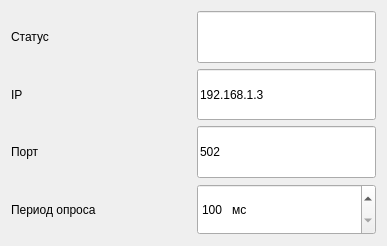
<?xml version="1.0" encoding="UTF-8"?>
<ui version="4.0">
 <class>fmodbus_client</class>
 <widget class="QWidget" name="fmodbus_client">
  <property name="geometry">
   <rect>
    <x>0</x>
    <y>0</y>
    <width>387</width>
    <height>246</height>
   </rect>
  </property>
  <property name="sizePolicy">
   <sizepolicy hsizetype="Preferred" vsizetype="Preferred">
    <horstretch>80</horstretch>
    <verstretch>45</verstretch>
   </sizepolicy>
  </property>
  <property name="minimumSize">
   <size>
    <width>200</width>
    <height>100</height>
   </size>
  </property>
  <property name="maximumSize">
   <size>
    <width>1000</width>
    <height>852</height>
   </size>
  </property>
  <property name="windowTitle">
   <string>Настройки</string>
  </property>
  <layout class="QGridLayout" name="gridLayout">
   <item row="1" column="0">
    <widget class="QLabel" name="label_17">
     <property name="sizePolicy">
      <sizepolicy hsizetype="MinimumExpanding" vsizetype="MinimumExpanding">
       <horstretch>0</horstretch>
       <verstretch>0</verstretch>
      </sizepolicy>
     </property>
     <property name="minimumSize">
      <size>
       <width>100</width>
       <height>0</height>
      </size>
     </property>
     <property name="text">
      <string>IP</string>
     </property>
     <property name="wordWrap">
      <bool>true</bool>
     </property>
    </widget>
   </item>
   <item row="0" column="0">
    <widget class="QLabel" name="label_19">
     <property name="sizePolicy">
      <sizepolicy hsizetype="MinimumExpanding" vsizetype="MinimumExpanding">
       <horstretch>0</horstretch>
       <verstretch>0</verstretch>
      </sizepolicy>
     </property>
     <property name="minimumSize">
      <size>
       <width>100</width>
       <height>0</height>
      </size>
     </property>
     <property name="text">
      <string>Статус</string>
     </property>
     <property name="wordWrap">
      <bool>true</bool>
     </property>
    </widget>
   </item>
   <item row="2" column="0">
    <widget class="QLabel" name="label_18">
     <property name="sizePolicy">
      <sizepolicy hsizetype="MinimumExpanding" vsizetype="MinimumExpanding">
       <horstretch>0</horstretch>
       <verstretch>0</verstretch>
      </sizepolicy>
     </property>
     <property name="minimumSize">
      <size>
       <width>100</width>
       <height>0</height>
      </size>
     </property>
     <property name="text">
      <string>Порт</string>
     </property>
     <property name="wordWrap">
      <bool>true</bool>
     </property>
    </widget>
   </item>
   <item row="2" column="1">
    <widget class="QLineEdit" name="le_PORT">
     <property name="enabled">
      <bool>true</bool>
     </property>
     <property name="sizePolicy">
      <sizepolicy hsizetype="MinimumExpanding" vsizetype="MinimumExpanding">
       <horstretch>0</horstretch>
       <verstretch>0</verstretch>
      </sizepolicy>
     </property>
     <property name="minimumSize">
      <size>
       <width>150</width>
       <height>0</height>
      </size>
     </property>
     <property name="text">
      <string>502</string>
     </property>
    </widget>
   </item>
   <item row="1" column="1">
    <widget class="QLineEdit" name="le_IP">
     <property name="enabled">
      <bool>true</bool>
     </property>
     <property name="sizePolicy">
      <sizepolicy hsizetype="MinimumExpanding" vsizetype="MinimumExpanding">
       <horstretch>0</horstretch>
       <verstretch>0</verstretch>
      </sizepolicy>
     </property>
     <property name="minimumSize">
      <size>
       <width>150</width>
       <height>0</height>
      </size>
     </property>
     <property name="text">
      <string>192.168.1.3</string>
     </property>
    </widget>
   </item>
   <item row="0" column="1">
    <widget class="QLineEdit" name="le_state">
     <property name="enabled">
      <bool>true</bool>
     </property>
     <property name="sizePolicy">
      <sizepolicy hsizetype="MinimumExpanding" vsizetype="MinimumExpanding">
       <horstretch>0</horstretch>
       <verstretch>0</verstretch>
      </sizepolicy>
     </property>
     <property name="minimumSize">
      <size>
       <width>150</width>
       <height>0</height>
      </size>
     </property>
     <property name="text">
      <string/>
     </property>
     <property name="readOnly">
      <bool>true</bool>
     </property>
    </widget>
   </item>
   <item row="3" column="0">
    <widget class="QLabel" name="label_20">
     <property name="sizePolicy">
      <sizepolicy hsizetype="MinimumExpanding" vsizetype="MinimumExpanding">
       <horstretch>0</horstretch>
       <verstretch>0</verstretch>
      </sizepolicy>
     </property>
     <property name="minimumSize">
      <size>
       <width>100</width>
       <height>0</height>
      </size>
     </property>
     <property name="text">
      <string>Период опроса</string>
     </property>
     <property name="wordWrap">
      <bool>true</bool>
     </property>
    </widget>
   </item>
   <item row="3" column="1">
    <widget class="QSpinBox" name="sb_poll_timer">
     <property name="sizePolicy">
      <sizepolicy hsizetype="MinimumExpanding" vsizetype="MinimumExpanding">
       <horstretch>0</horstretch>
       <verstretch>0</verstretch>
      </sizepolicy>
     </property>
     <property name="minimumSize">
      <size>
       <width>150</width>
       <height>0</height>
      </size>
     </property>
     <property name="suffix">
      <string>   мс</string>
     </property>
     <property name="minimum">
      <number>100</number>
     </property>
     <property name="maximum">
      <number>10000</number>
     </property>
    </widget>
   </item>
  </layout>
 </widget>
 <resources/>
 <connections/>
</ui>
